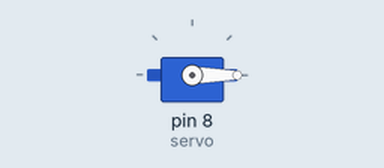
This sketch was run on a simulated Arduino Uno, built with avr-gcc and run on an emulated ATmega328P. Parts: servo.

Above: at 0.05 s.
At 4.25 s:
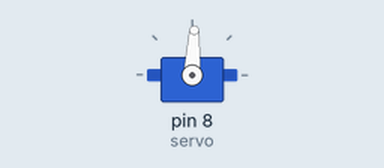
At 8.45 s:
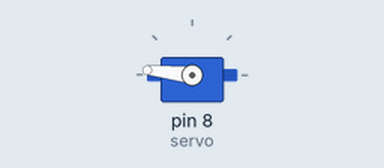
At 16.85 s:
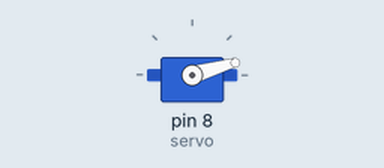
Timing chart, 0 to 26.1 s (numbered marks = the images above):
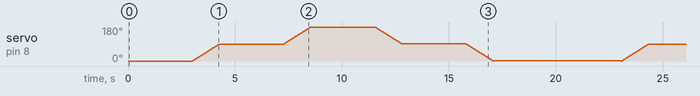

The sketch:

Servo.ino
```cpp
 #include <Arduino.h>
 #include <Servo.h>

Servo servo; //Declaration for servo

void setup()

{
servo.attach(8); //Declaration servo to Pin 8
servo.write(0); //first Startposoition 0°
}

void loop() {

  delay(3000);//Start delay update value possible

  for (int i = 0; i < 90; i++) // run Pos 0° to Pos 90°
  {
    servo.write(i); //approach starting position
    delay(14); //servo speed update value possible
  }
  delay(3000); //delay time between each position change update value possible

  for (int i = 90; i < 180; i++) //run Pos 90° to Pos 180°
  {
    servo.write(i); //approach starting position
    delay(14); //servo speed update value possible
  }
  delay(3000); //delay time between each position change update value possible

  for (int i = 180; i > 90; i--) //run Pos 180° to Pos 90°
  {
    servo.write(i); //approach starting position
    delay(14); //servo speed update value possible
  }
  delay(3000); //delay time between each position change update value possible

  for (int i = 90; i > 0; i--) //run Pos 90° to Pos 0°
  {
    servo.write(i); //approach starting position
    delay(14); //servo speed update value possible
  }
  delay(3000); //delay time between each position change update value possible
}
```

test.cpp
```cpp
#include <Adafruit_GFX.h>
#include <Adafruit_SSD1331.h>
#include <SPI.h>
#include <Wire.h>

#define sclk 13
#define mosi 11
#define cs 10
#define rst 9
#define dc 8
// Color definitions
#define BLACK 0x0000
#define BLUE 0x001F
#define RED 0xF800
#define GREEN 0x07E0
#define CYAN 0x07FF
#define MAGENTA 0xF81F
#define YELLOW 0xFFE0
#define WHITE 0xFFFF
Adafruit_SSD1331 display = Adafruit_SSD1331(cs, dc, rst);

// 'Arrow_left', size 17x70px
const unsigned char arrow_left[] PROGMEM = {
    0x00, 0x00, 0x00, 0x00, 0x00, 0x00, 0x00, 0x00, 0x00, 0x01, 0x80, 0x00, 0x03, 0xc0, 0x00, 0x07,
    0xe0, 0x00, 0x0f, 0xf0, 0x00, 0x1f, 0xf8, 0x00, 0x3b, 0xdc, 0x00, 0x03, 0xc0, 0x00, 0x03, 0xc0,
    0x00, 0x03, 0xc0, 0x00, 0x03, 0xc0, 0x00, 0x03, 0xc0, 0x00, 0x03, 0xc0, 0x00, 0x03, 0xc0, 0x00,
    0x03, 0xc0, 0x00, 0x03, 0xc0, 0x00, 0x03, 0xc0, 0x00, 0x03, 0xc0, 0x00, 0x03, 0xc0, 0x00, 0x03,
    0xc0, 0x00, 0x03, 0xc0, 0x00, 0x03, 0xc0, 0x00, 0x03, 0xc0, 0x00, 0x03, 0xc0, 0x00, 0x03, 0xc0,
    0x00, 0x03, 0xc0, 0x00, 0x03, 0xc0, 0x00, 0x03, 0xc0, 0x00, 0x03, 0xc0, 0x00, 0x03, 0xc0, 0x00,
    0x03, 0xc0, 0x00, 0x03, 0xc0, 0x00, 0x03, 0xc0, 0x00, 0x03, 0xc0, 0x00, 0x03, 0xc0, 0x00, 0x03,
    0xc0, 0x00, 0x03, 0xc0, 0x00, 0x03, 0xc0, 0x00, 0x03, 0xc0, 0x00, 0x03, 0xc0, 0x00, 0x03, 0xc0,
    0x00, 0x03, 0xc0, 0x00, 0x03, 0xc0, 0x00, 0x03, 0xc0, 0x00, 0x03, 0xc0, 0x00, 0x03, 0xc0, 0x00,
    0x03, 0xc0, 0x00, 0x03, 0xc0, 0x00, 0x03, 0xc0, 0x00, 0x03, 0xc0, 0x00, 0x03, 0xc0, 0x00, 0x03,
    0xc0, 0x00, 0x03, 0xc0, 0x00, 0x03, 0xc0, 0x00, 0x03, 0xc0, 0x00, 0x03, 0xc0, 0x00, 0x03, 0xc0,
    0x00, 0x03, 0xc0, 0x00, 0x03, 0xc0, 0x00, 0x03, 0xc0, 0x00, 0x03, 0xc0, 0x00, 0x03, 0xc0, 0x00,
    0x03, 0xc0, 0x00, 0x03, 0xc0, 0x00, 0x00, 0x00, 0x00, 0x00, 0x00, 0x00, 0x00, 0x00, 0x00, 0x00,
    0x00, 0x00};

// 'Arrow_Right_Full', size 18x45px
const unsigned char arrow_right[] PROGMEM = {
    0x00, 0x00, 0x00, 0x00, 0x00, 0x00, 0x3f, 0x00, 0x00, 0x3f, 0xc0, 0x00, 0x3f, 0x00, 0x00, 0x3f,
    0x00, 0x00, 0x3f, 0x80, 0x00, 0x3b, 0xc0, 0x00, 0x11, 0xe0, 0x00, 0x00, 0xf0, 0x00, 0x00, 0x78,
    0x00, 0x00, 0x3c, 0x00, 0x00, 0x1e, 0x00, 0x00, 0x06, 0x00, 0x00, 0x07, 0x00, 0x00, 0x07, 0x00,
    0x00, 0x07, 0x00, 0x00, 0x07, 0x00, 0x00, 0x07, 0x00, 0x00, 0x07, 0x00, 0x00, 0x07, 0x00, 0x00,
    0x07, 0x00, 0x00, 0x07, 0x00, 0x00, 0x07, 0x00, 0x00, 0x07, 0x00, 0x00, 0x07, 0x00, 0x00, 0x07,
    0x00, 0x00, 0x07, 0x00, 0x00, 0x07, 0x00, 0x00, 0x07, 0x00, 0x00, 0x07, 0x00, 0x00, 0x07, 0x00,
    0x00, 0x07, 0x00, 0x00, 0x07, 0x00, 0x00, 0x07, 0x00, 0x00, 0x07, 0x00, 0x00, 0x07, 0x00, 0x00,
    0x07, 0x00, 0x00, 0x07, 0x00, 0x00, 0x07, 0x00, 0x00, 0x07, 0x00, 0x00, 0x00, 0x00, 0x00, 0x00,
    0x00, 0x00, 0x00, 0x00, 0x00, 0x00, 0x00};

// 'Arrow_Right_1/3_line', size 10x11px
const unsigned char arrow_right_1[] PROGMEM = {
    0x1e, 0x00, 0x1e, 0x00, 0x1e, 0x00, 0x1e, 0x00, 0x1e, 0x00, 0x1e, 0x00, 0x1e, 0x00, 0x00, 0x00,
    0x00, 0x00, 0x00, 0x00, 0x00, 0x00};

// 'Arrow_Right_2/3_line', 10x22px
const unsigned char arrow_right_2[] PROGMEM = {
    0x1e, 0x00, 0x1e, 0x00, 0x1e, 0x00, 0x1e, 0x00, 0x1e, 0x00, 0x1e, 0x00, 0x1e, 0x00, 0x1e, 0x00,
    0x1e, 0x00, 0x1e, 0x00, 0x1e, 0x00, 0x1e, 0x00, 0x1e, 0x00, 0x1e, 0x00, 0x1e, 0x00, 0x1e, 0x00,
    0x1e, 0x00, 0x1e, 0x00, 0x00, 0x00, 0x00, 0x00, 0x00, 0x00, 0x00, 0x00};

// 'Arrow_Right_3/3_line', 10x29px
const unsigned char arrow_right_3[] PROGMEM = {
    0x1e, 0x00, 0x1e, 0x00, 0x1e, 0x00, 0x1e, 0x00, 0x1e, 0x00, 0x1e, 0x00, 0x1e, 0x00, 0x1e, 0x00,
    0x1e, 0x00, 0x1e, 0x00, 0x1e, 0x00, 0x1e, 0x00, 0x1e, 0x00, 0x1e, 0x00, 0x1e, 0x00, 0x1e, 0x00,
    0x1e, 0x00, 0x1e, 0x00, 0x1e, 0x00, 0x1e, 0x00, 0x1e, 0x00, 0x1e, 0x00, 0x1e, 0x00, 0x1e, 0x00,
    0x1e, 0x00, 0x1e, 0x00, 0x00, 0x00, 0x00, 0x00, 0x00, 0x00};

void Animation()
{
    //arrow right animation - delay necessary
    display.drawBitmap(35, 101, arrow_right_1, 10, 11, WHITE, BLACK);
    delay(500);
    display.drawBitmap(35, 90, arrow_right_2, 10, 22, WHITE, BLACK);
    delay(500);
    display.drawBitmap(36, 83, arrow_right_3, 10, 29, WHITE, BLACK);
    delay(500);
    display.drawBitmap(28, 70, arrow_right, 18, 45, WHITE, BLACK);
    delay(500);
    display.fillRect(25, 68, 20, 45, BLACK);
}

void setup()
{
    display.begin();
    // Settings for Display


    display.fillScreen(BLACK);
    delay(1000);
    display.setTextColor(WHITE);
    display.setTextSize(1);

    //Text and arrow left without animation - no delay necessary
    display.setTextSize(3);
    display.setCursor(18, 10);
    display.print("80");
    display.setTextSize(1);
    display.setCursor(5, 120);
    display.print("Einordnen");
    display.drawFastHLine(2, 115, 58, WHITE);
    display.drawBitmap(13, 45, arrow_left, 17, 70, WHITE, BLACK);

    /*display.fillScreen(RED);
  delay(300);
  display.fillScreen(GREEN);
  delay(300);
  display.fillScreen(BLUE);
  delay(300);
  display.fillScreen(BLACK);
  delay(1000);
  display.setCursor(20, 5);
  display.setTextColor(WHITE);
  display.setTextSize(2);
  display.print("Hello");
  display.setCursor(8, 25);
  display.setTextColor(RED);
  display.setTextSize(2);
  display.print("YouTUBE");
  display.fillRect(10, 40, 75, 20, RED);
  display.setCursor(20, 47);
  display.setTextColor(WHITE);
  display.setTextSize(1);
  display.print("Subscribe");
  display.drawRect(0, 0, 96, 64, WHITE);
  delay(1000);*/
}
void loop()
{
    /*display.fillRect(10, 40, 75, 20, BLACK);
  delay(1000);
  display.fillRect(10, 40, 75, 20, RED);
  display.setCursor(20, 47);
  display.setTextColor(WHITE);
  display.setTextSize(1);
  display.print("Subscribe");
  delay(1000);*/
}
```
